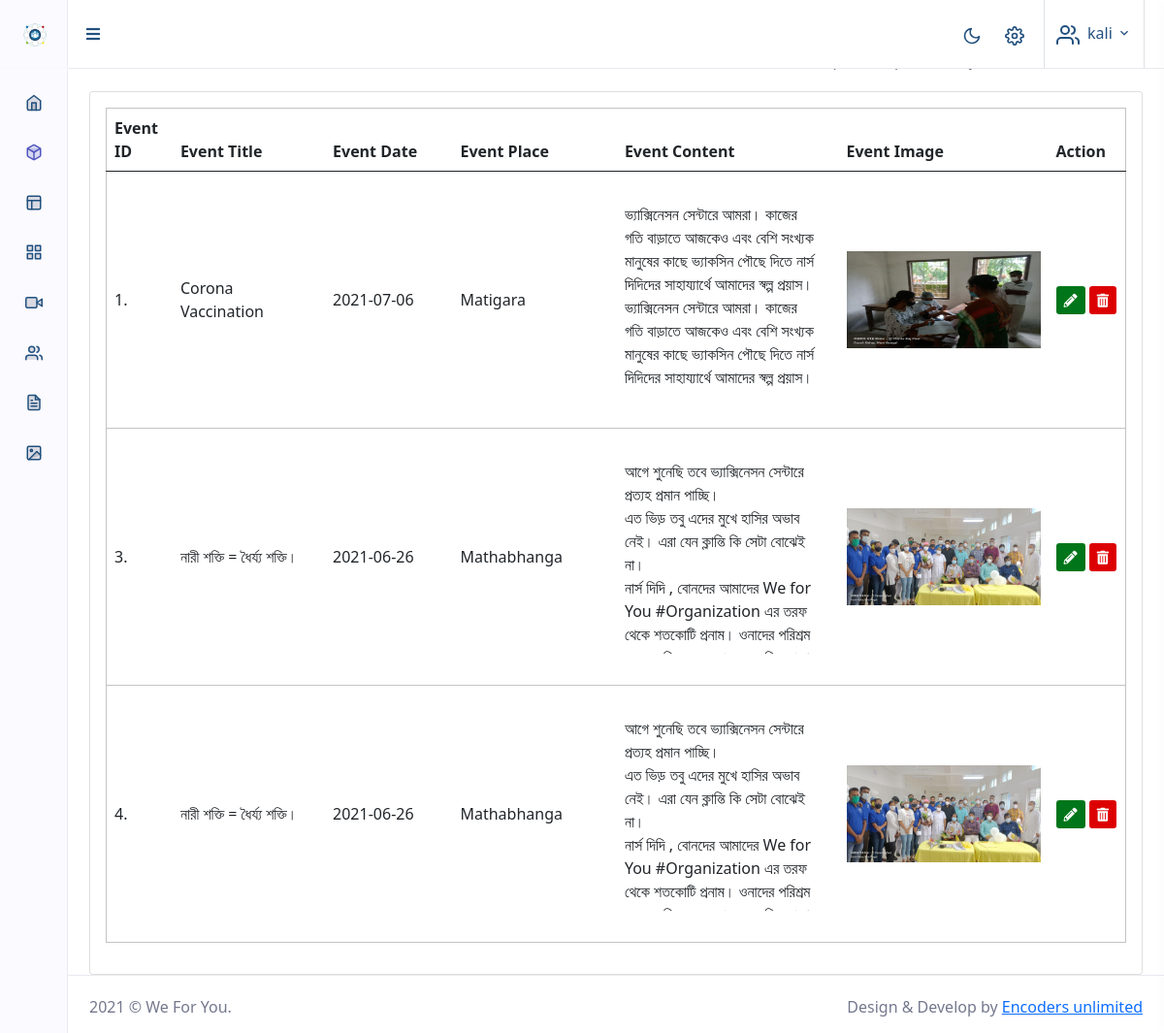
/admin/event-list.php (signed in), run on the app's committed database.
### tables this page shows
CREATE TABLE `event_list` (
  `event_id` int(11) NOT NULL,
  `event_title` varchar(100) NOT NULL,
  `event_place` varchar(100) NOT NULL,
  `event_date` date NOT NULL,
  `event_content` varchar(1000) NOT NULL,
  `event_img` varchar(250) NOT NULL
);

### admin/event-list.php (the view, shortened to what this page needs)
<?php
include'config.php';
$view_events = "select * from event_list";
$run_query = mysqli_query($conn, $view_events);
?>
<!doctype html>
<html lang="en">
<head>
    <?php include'style.php'; ?>
</head>
<body>
        <div id="layout-wrapper">
    <?php include'header.php'; ?>
            <div class="main-content">
                <div class="page-content">
                    <div class="container-fluid">
                        <div class="row">
                            <div class="col-12">
                                <div class="page-title-box d-sm-flex align-items-center justify-content-between">
                                    <h4 class="mb-sm-0 font-size-18">Event List</h4>
                                    <div class="page-title-right">
                                        <ol class="breadcrumb m-0">
                                            <li class="breadcrumb-item"><a href="javascript: void(0);">Admin</a></li>
                                            <li class="breadcrumb-item active">Event List</li>
                                        </ol>
                                    </div>
                                </div>
                            </div>
                        </div>
                        <div class="row">
                            <div class="col-12">
                                <div class="card">
                                    <div class="card-body">
                                        <div class="table-responsive">
                                            <table class='table table-editable table-nowrap align-middle table-edits'>
                                                <thead>
                                                    <tr>
                                                        <th>Event ID</th>
                                                        <th>Event Title</th>
                                                        <th>Event Date</th>
                                                        <th>Event Place</th>
                                                        <th>Event Content</th>
                                                        <th>Event Image</th>
                                                        <th>Action</th>
                                                    </tr>
                                                </thead>
                                                <tbody>
                                                    <?php
                                            if($run_query-> num_rows > 0){
                                             while($row = mysqli_fetch_assoc($run_query)) {
                                                $e_id = $row['event_id'];
                                                $e_title = $row['event_title'];
                                                $e_date = $row['event_date'];
                                                $e_place = $row['event_place'];
                                                $e_content = $row['event_content'];
                                                $e_img = $row['event_img'];
                                                    echo "<tr data-id='1'>
                                                        <td data-field='banner_id' style='width: 80px'> ".$e_id.".</td>
                                                        <td data-field='banner_title' class='banner_title'>".$e_title."</td>
                                                        <td data-field='banner_title' class='banner_title'>".$e_date."</td>
                                                        <td data-field='banner_title' class='banner_title'>".$e_place."</td>
                                                        <td data-field='banner_content' class='banner_content'>
                                                            <p>".$e_content."</p>
                                                        </td>
                                                        <td data-field='banner_img' class='banner_img'>
                                                            <img src='events/".$e_img."'>
                                                        </td>
                                                        <td style='width: 100px'>
                                                            <a href='edit-event.php?id=$e_id' class='btn btn-outline-secondary btn-sm edit' title='Edit'>
                                                                <i class='fas fa-pencil-alt'></i>
                                                            </a>
                                                            <a href='delete-event.php?id=$e_id'  class='btn btn-outline-secondary btn-sm edit' title='Delete'>
                                                                <i class='fas fa-trash-alt'></i>
                                                            </a>
                                                        </td>
                                                    </tr>";
                                            }
                                            }
                                            else{
                                                echo "<span style='color:#fe0002;font-size:15px;'>Banner list is Empty.</span>";
                                            }
                                             ?>
                                                </tbody>
                                            </table>
                                        </div>
                                    </div>
                                </div>
                            </div>
                        </div>
                    </div>
                </div>
    <?php include'right-sidebar.php'; ?>
</body>
</html>

### data on the page
event_list: event_id "1", event_title "Corona Vaccination", event_date "2021-07-06", event_place "Matigara", event_content "ভ্যাক্সিনেসন সেন্টারে আমরা। কাজের গতি বাড়াতে আজকেও এবং বেশি সংখ্যক মানুষের কাছে ভ্যাকসিন পৌছে দিতে নার্স দিদিদের সাহায্যার্থে আমাদের স্বল্প প্রয়াস। ভ্যাক্সিনেসন সেন্টারে আমরা। কাজের গতি বাড়াতে আজকেও এবং বেশি সংখ্যক মানুষের কাছে ভ্যাকসিন পৌছে দিতে নার্স দিদিদের সাহায্যার্থে আমাদের স্বল্প প্রয়াস।", event_img (picture)
event_list: event_id "3", event_title "নারী শক্তি = ধৈর্য্য শক্তি।", event_date "2021-06-26", event_place "Mathabhanga", event_content "আগে শুনেছি তবে ভ্যাক্সিনেসন সেন্টারে প্রত্যহ প্রমান পাচ্ছি। এত ভিড় তবু এদের মুখে হাসির অভাব নেই। এরা যেন ক্লান্তি কি সেটা বোঝেই না। নার্স দিদি , বোনদের আমাদের We for You #Organization এর তরফ থেকে শতকোটি প্রনাম। ওনাদের পরিশ্রম…", event_img (picture)
event_list: event_id "4", event_title "নারী শক্তি = ধৈর্য্য শক্তি।", event_date "2021-06-26", event_place "Mathabhanga", event_content "আগে শুনেছি তবে ভ্যাক্সিনেসন সেন্টারে প্রত্যহ প্রমান পাচ্ছি। এত ভিড় তবু এদের মুখে হাসির অভাব নেই। এরা যেন ক্লান্তি কি সেটা বোঝেই না। নার্স দিদি , বোনদের আমাদের We for You #Organization এর তরফ থেকে শতকোটি প্রনাম। ওনাদের পরিশ্রম…", event_img (picture)

### other printed values
$_SESSION['admin_name'] "kali"
